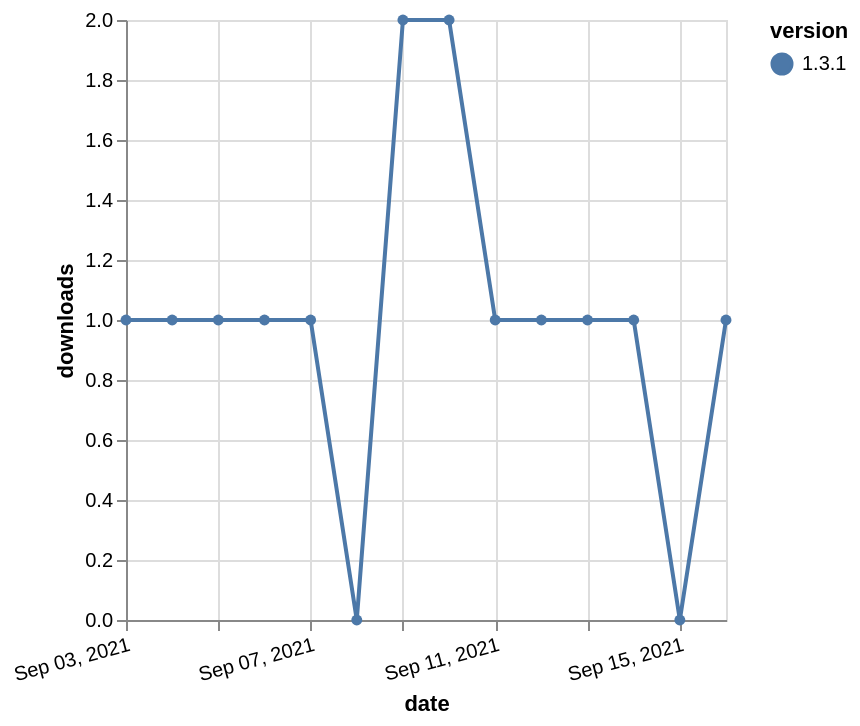

Specify this chart in Vega-Lite:
### Vega-Lite specification from a JSON file in a GitHub repository (floating-point values rounded to 4 significant figures)
{"$schema": "https://vega.github.io/schema/vega-lite/v5.json", "description": "A simple bar chart with embedded data.", "data": {"values": [{"date": "2021-09-03", "total": 158, "delta": 1, "version": "1.3.1"}, {"date": "2021-09-04", "total": 159, "delta": 1, "version": "1.3.1"}, {"date": "2021-09-05", "total": 160, "delta": 1, "version": "1.3.1"}, {"date": "2021-09-06", "total": 161, "delta": 1, "version": "1.3.1"}, {"date": "2021-09-07", "total": 162, "delta": 1, "version": "1.3.1"}, {"date": "2021-09-08", "total": 162, "delta": 0, "version": "1.3.1"}, {"date": "2021-09-09", "total": 164, "delta": 2, "version": "1.3.1"}, {"date": "2021-09-10", "total": 166, "delta": 2, "version": "1.3.1"}, {"date": "2021-09-11", "total": 167, "delta": 1, "version": "1.3.1"}, {"date": "2021-09-12", "total": 168, "delta": 1, "version": "1.3.1"}, {"date": "2021-09-13", "total": 169, "delta": 1, "version": "1.3.1"}, {"date": "2021-09-14", "total": 170, "delta": 1, "version": "1.3.1"}, {"date": "2021-09-15", "total": 170, "delta": 0, "version": "1.3.1"}, {"date": "2021-09-16", "total": 171, "delta": 1, "version": "1.3.1"}]}, "width": "container", "mark": {"type": "line", "point": {"filled": true}}, "encoding": {"x": {"field": "date", "type": "temporal", "timeUnit": "yearmonthdate", "title": "date", "axis": {"labelAngle": -15}}, "y": {"field": "delta", "type": "quantitative", "title": "downloads"}, "color": {"field": "version", "type": "nominal"}, "tooltip": {"field": "delta"}}}
